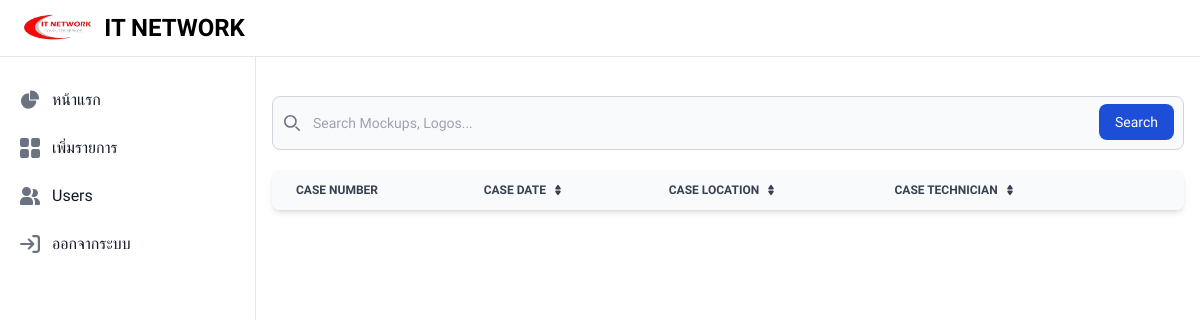
Before: / with the older database file.
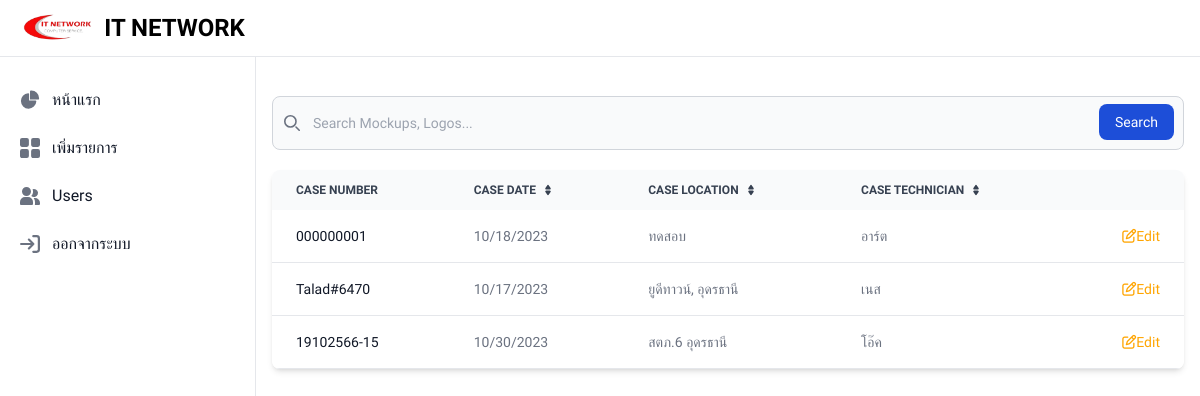
After: the same page with the newer database file.
### tables this page shows
CREATE TABLE `mains` (
  `LOGS_ID` int(11) NOT NULL,
  `LOGS_DATE` varchar(255) DEFAULT NULL,
  `LOGS_CASE_NUMBER` text,
  `LOGS_CASE_CONTACT` varchar(255) NOT NULL,
  `LOGS_LOCATION` varchar(128) DEFAULT NULL,
  `LOGS_RANGE_TIME` varchar(255) DEFAULT NULL,
  `LOGS_PHONE` varchar(255) NOT NULL,
  `LOGS_TECHNICIANS` varchar(255) DEFAULT NULL
);

### index.php (the view, shortened to what this page needs)
<?php
require_once 'DB/db.php';
include './Asset/Header.php';
include './Asset/SideNav.php';
?>
<div class="p-4 sm:ml-64 mt-20">
    <form>
        <div class="relative">
            <div class="absolute inset-y-0 left-0 flex items-center pl-3 pointer-events-none">
            </div>
            <input type="search" id="default-search"
                class="block w-full p-4 pl-10 text-sm text-gray-900 border border-gray-300 rounded-lg bg-gray-50 focus:ring-blue-500 focus:border-blue-500 dark:bg-gray-700 dark:border-gray-600 dark:placeholder-gray-400 dark:text-white dark:focus:ring-blue-500 dark:focus:border-blue-500"
                placeholder="Search Mockups, Logos..." required>
            <button type="submit"
                class="text-white absolute right-2.5 bottom-2.5 bg-blue-700 hover:bg-blue-800 focus:ring-4 focus:outline-none focus:ring-blue-300 font-medium rounded-lg text-sm px-4 py-2 dark:bg-blue-600 dark:hover:bg-blue-700 dark:focus:ring-blue-800">Search</button>
        </div>
    </form>
    <div class="relative overflow-x-auto shadow-md sm:rounded-lg mt-5">
        <table class="w-full text-sm text-left text-gray-500 dark:text-gray-400">
            <thead class="text-xs text-gray-700 uppercase bg-gray-50 dark:bg-gray-700 dark:text-gray-400">
                <tr>
                    <th scope="col" class="px-6 py-3">
                        Case Number
                    </th>
                    <th scope="col" class="px-6 py-3">
                        <div class="flex items-center">
                            Case Date
                            <a href="#"></a>
                        </div>
                    </th>
                    <th scope="col" class="px-6 py-3">
                        <div class="flex items-center">
                            Case Location
                            <a href="#"></a>
                        </div>
                    </th>
                    <th scope="col" class="px-6 py-3">
                        <div class="flex items-center">
                            Case Technician
                            <a href="#"></a>
                        </div>
                    </th>
                    <th scope="col" class="px-6 py-3">
                    </th>
                </tr>
            </thead>
            <tbody>
                <?php
                $sql = "SELECT * FROM mains";
                $query = $db->query($sql);
                while($row = mysqli_fetch_assoc($query)):
                ?>
                <tr class="bg-white border-b dark:bg-gray-800 dark:border-gray-700">
                    <th scope="row" class="px-6 py-4 font-medium text-gray-900 whitespace-nowrap dark:text-white">
                        <?php echo $row['LOGS_CASE_NUMBER'];?>
                    </th>
                    <td class="px-6 py-4">
                        <?php echo $row['LOGS_DATE'];?>
                    </td>
                    <td class="px-6 py-4">
                        <?php echo $row['LOGS_LOCATION'];?>
                    </td>
                    <td class="px-6 py-4">
                        <?php echo $row['LOGS_TECHNICIANS'];?>
                    </td>
                    <td class="px-6 py-4 text-right">
                        <a href="#" class="font-medium text-blue-600 dark:text-blue-500 hover:underline" style="text-decoration:none;color:orange;"><i class="fa-regular fa-pen-to-square"></i>Edit</a>
                    </td>
                </tr>
                <?php endwhile; ?>
            </tbody>
        </table>
    </div>
</div>

### Asset/Header.php (shortened to what this page needs)
<!doctype html  >
<html >
<head>
    <script src="https://cdn.tailwindcss.com"></script>
</head>
<body>
</body>
</html>

### Asset/SideNav.php (shortened to what this page needs)
<nav class="fixed top-0 z-50 w-full bg-white border-b border-gray-200 dark:bg-gray-800 dark:border-gray-700">
  <div class="px-3 py-3 lg:px-5 lg:pl-3">
    <div class="flex items-center justify-between">
      <div class="flex items-center justify-start">
        <a href="Index.php" class="flex ml-2 md:mr-24">
          <img src="Asset/Img/logo.png" class="h-8 mr-3" alt="FlowBite Logo" />
          <span class="self-center text-xl font-semibold sm:text-2xl whitespace-nowrap dark:text-white">IT NETWORK</span>
        </a>
      </div>
    </div>
  </div>
</nav>
<aside id="logo-sidebar" class="fixed top-0 left-0 z-40 w-64 h-screen pt-20 transition-transform -translate-x-full bg-white border-r border-gray-200 sm:translate-x-0 dark:bg-gray-800 dark:border-gray-700" aria-label="Sidebar">
   <div class="h-full px-3 pb-4 overflow-y-auto bg-white dark:bg-gray-800">
      <ul class="space-y-2 font-medium">
         <li>
            <a href="Index.php" class="flex items-center p-2 text-gray-900 rounded-lg dark:text-white hover:bg-gray-100 dark:hover:bg-gray-700 group">
               <span class="ml-3">หน้าแรก</span>
            </a>
         </li>
         <li>
            <a href="InsertData.php" class="flex items-center p-2 text-gray-900 rounded-lg dark:text-white hover:bg-gray-100 dark:hover:bg-gray-700 group">
               <span class="flex-1 ml-3 whitespace-nowrap">เพิ่มรายการ</span>
            </a>
         </li>
         <li>
            <a href="#" class="flex items-center p-2 text-gray-900 rounded-lg dark:text-white hover:bg-gray-100 dark:hover:bg-gray-700 group">
               <span class="flex-1 ml-3 whitespace-nowrap">Users</span>
            </a>
         </li>
         <li>
            <a href="App/Logout.php" class="flex items-center p-2 text-gray-900 rounded-lg dark:text-white hover:bg-gray-100 dark:hover:bg-gray-700 group">
               <span class="flex-1 ml-3 whitespace-nowrap">ออกจากระบบ</span>
            </a>
         </li>
      </ul>
   </div>
</aside>

### Asset/Header.php (style rules this page uses)
* { font-family: 'Prompt', sans-serif; }

Changed rows visible on the page:
added mains: LOGS_CASE_NUMBER "000000001", LOGS_DATE "10/18/2023", LOGS_LOCATION "ทดสอบ", LOGS_TECHNICIANS "อาร์ต"
added mains: LOGS_CASE_NUMBER "Talad#6470", LOGS_DATE "10/17/2023", LOGS_LOCATION "ยูดีทาวน์, อุดรธานี", LOGS_TECHNICIANS "เนส"
added mains: LOGS_CASE_NUMBER "19102566-15", LOGS_DATE "10/30/2023", LOGS_LOCATION "สตภ.6 อุดรธานี", LOGS_TECHNICIANS "โอ๊ค"
